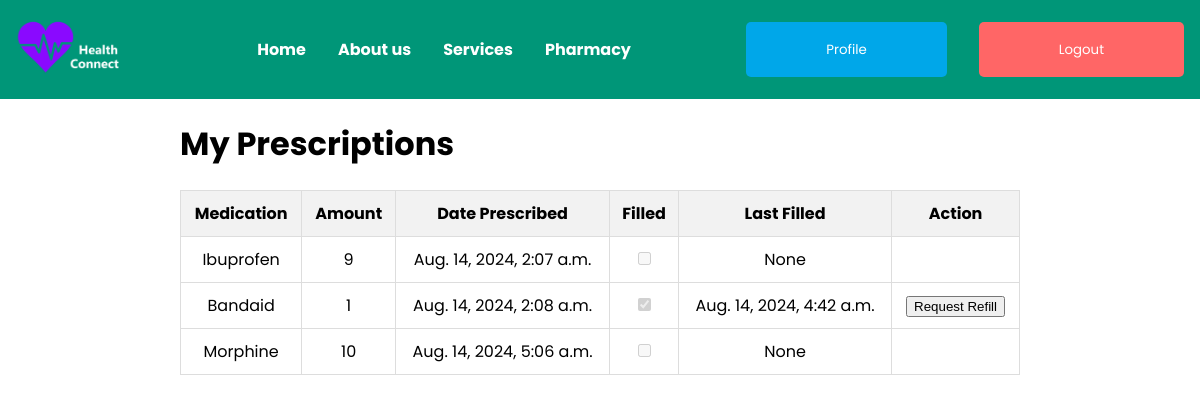
Screenshot of /pharmacy/ (signed in) with the database file from the repository.
### apps/pharmacists/models.py (models this page shows, shortened)
class Prescription(models.Model):
    doctor = models.ForeignKey(Doctor, on_delete=models.CASCADE)
    patient = models.ForeignKey(Patient, on_delete=models.CASCADE)
    drug = models.ForeignKey(Drug, on_delete=models.CASCADE)
    amount = models.PositiveIntegerField()
    date_prescribed = models.DateTimeField(auto_now_add=True)
    is_approved = models.BooleanField(default=False)
    filled = models.BooleanField(default=False)
    last_filled = models.DateTimeField(null=True, blank=True)

class Drug(models.Model):
    name = models.CharField(max_length=255)
    description = models.TextField(blank=True, null=True)

### apps/accounts/views.py (the view)
# urls.py: path('pharmacy/', views.pharmacy, name='pharmacy'),
def pharmacy(request):
    user = request.user
    if hasattr(user, 'pharmacist'):
        prescriptions = Prescription.objects.all()
        if request.method == 'POST':
            prescription_id = request.POST.get('prescription_id')
            prescription = Prescription.objects.get(id=prescription_id)
            prescription.filled = 'filled' in request.POST
            if prescription.filled:
                prescription.last_filled = timezone.now()
            else:
                prescription.last_filled = None
            prescription.save()
        return render(request, 'pharmacist_pharmacy.html', {'prescriptions': prescriptions})
    elif hasattr(user, 'patient'):
        prescriptions = Prescription.objects.filter(patient=user.patient)
        if request.method == 'POST' and 'request_refill' in request.POST:
            prescription_id = request.POST.get('prescription_id')
            prescription = Prescription.objects.get(id=prescription_id)
            prescription.filled = False
            prescription.save()
        return render(request, 'patient_pharmacy.html', {'prescriptions': prescriptions})
    elif hasattr(user, 'doctor'):
        prescriptions = Prescription.objects.select_related('patient', 'drug').all()
        return render(request, 'doctor_pharmacy.html', {'prescriptions': prescriptions})
    elif hasattr(user, 'nurse'):
        prescriptions = Prescription.objects.select_related('patient', 'drug').all()
        return render(request, 'nurse_pharmacy.html', {'prescriptions': prescriptions})
    else:
        return render(request, 'patient_pharmacy.html')

### apps/patients/templates/patient_pharmacy.html (shortened to what this page needs)
{% extends 'layout.html' %}
{% block content %}
<h1>My Prescriptions</h1>
<table style="width: 100%; border-collapse: collapse;">
    <thead>
        <tr>
            <th style="padding: 10px; text-align: center;">Medication</th>
            <th style="padding: 10px; text-align: center;">Amount</th>
            <th style="padding: 10px; text-align: center;">Date Prescribed</th>
            <th style="padding: 10px; text-align: center;">Filled</th>
            <th style="padding: 10px; text-align: center;">Last Filled</th>
            <th style="padding: 10px; text-align: center;">Action</th>
        </tr>
    </thead>
    <tbody>
        {% for prescription in prescriptions %}
        <tr>
            <td style="padding: 10px; text-align: center;">{{ prescription.drug.name }}</td>
            <td style="padding: 10px; text-align: center;">{{ prescription.amount }}</td>
            <td style="padding: 10px; text-align: center;">{{ prescription.date_prescribed }}</td>
            <td style="padding: 10px; text-align: center;">
                <input type="checkbox" disabled {% if prescription.filled %}checked{% endif %}>
            </td>
            <td style="padding: 10px; text-align: center;">{{ prescription.last_filled }}</td>
            <td style="padding: 10px; text-align: center;">
                {% if prescription.filled %}
                <form method="post" style="display: inline;">
                    <button type="submit" name="request_refill">Request Refill</button>
                </form>
                {% endif %}
            </td>
        </tr>
        {% endfor %}
    </tbody>
</table>
{% endblock %}

### static/css/styles.css (style rules this page uses)
body { font-family: 'Poppins', sans-serif; margin: 0; padding: 0; }

### templates/layout.html (style rules this page uses)
table { width: 100%; border-collapse: collapse; }
th, td { padding: 10px; text-align: center; border: 1px solid #ddd; }
th { background-color: #f2f2f2; }

### rows the page displays
Prescription: drug.name "Ibuprofen", amount "9", date_prescribed "Aug. 14, 2024, 2:07 a.m.", last_filled "None"
Prescription: drug.name "Bandaid", amount "1", date_prescribed "Aug. 14, 2024, 2:08 a.m.", filled "☑", last_filled "Aug. 14, 2024, 4:42 a.m."
Prescription: drug.name "Morphine", amount "10", date_prescribed "Aug. 14, 2024, 5:06 a.m.", last_filled "None"
